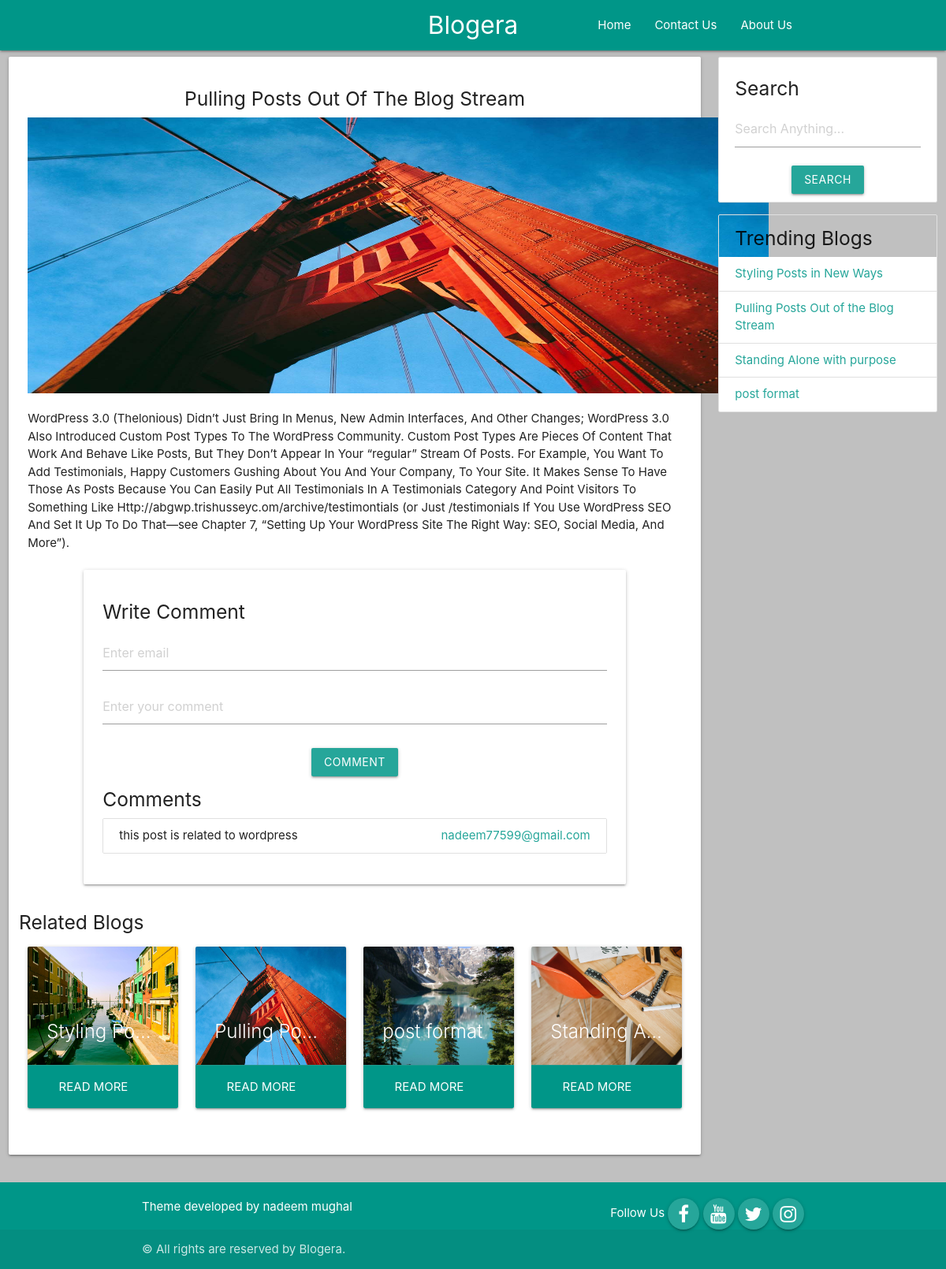
Page /post.php?id=22 on the committed database.
### tables this page shows
CREATE TABLE `posts` (
  `id` int(11) NOT NULL,
  `title` varchar(255) NOT NULL,
  `content` text NOT NULL,
  `author` varchar(100) NOT NULL,
  `image` varchar(200) NOT NULL,
  `view` int(11) NOT NULL
);

CREATE TABLE `comment` (
  `id` int(11) NOT NULL,
  `post_id` int(11) NOT NULL,
  `comment_text` text NOT NULL,
  `email_ocperson` varchar(255) NOT NULL,
  `status` tinyint(1) NOT NULL DEFAULT 0
);

### post.php (the view, shortened to what this page needs)
<?php
include"includes/header.php";
?>
<?php
include"includes/navbar.php";
?>
<div class="row">
    <div class="col l9 m9 s12">
        <?php
            if(isset($_GET['id']))
            {
                $id = $_GET['id'];
                $id = mysqli_real_escape_string($con,$id);
                $id = htmlentities($id,ENT_QUOTES);
                $sql = "select * from posts where id = $id";
                $res = mysqli_query($con,$sql);
                if($res)
                {
                    $row = mysqli_fetch_assoc($res);
                    $title = $row['title'];
                    $content = $row['content'];
                    $title = html_entity_decode($title);
                    $content = html_entity_decode($content);
        ?>
            <div class="card-panel">
            <h5 class="center"><?php echo ucwords($title);  ?></h5>
            <img src="admin/image/<?php echo $row['image']; ?>" alt="" style="height:350px; width:940px;">
                <p><?php echo ucwords($content);  ?></p>
        <div class="row">
            <div class="col l10 offset-l1 m10 offset-m1 s12">
                <div class="card-panel">
                    <h5>Write Comment</h5>
                <form action="comment.php?id=<?php echo $id; ?>" method="POST">
                    <div class="input-field">
                        <input type="email" name="email" id="email" class="validate" placeholder="Enter email">
                    </div>
                    <div class="input-field">
                        <textarea name="comment"  class="materialize-textarea" id="" placeholder="Enter your comment" ></textarea>
                    </div>
                    <div class="center">
                        <input type="submit" value="COMMENT" name="submit" class="btn">
                    </div>
                </form>
                <h5>Comments</h5>
                <ul class="collection">
                <?php
                    $sql4 = "select * from comment where post_id = $id and status=1 order by id DESC";
                    $res4 = mysqli_query($con,$sql4);
                    if($res4)
                    {
                        while($row4 = mysqli_fetch_assoc($res4))
                        {
                ?>
                    <li class="collection-item">
                        <?php echo $row4['comment_text']; ?>
                        <span class="secondary-content"><?php echo $row4['email_ocperson']; ?></span>
                    </li>
                <?php
                        }
                    }
                ?>
                </ul>
                </div>
            </div>
        </div>
                <div class="row">
                    <h5>Related Blogs</h5>
                <?php
        $sql = "select * from posts order by rand() limit 4";
        $res = mysqli_query($con,$sql);
        if(mysqli_num_rows($res)>0)
        {
            while($row = mysqli_fetch_assoc($res))
            {
        ?>
        <div class="col l3 m4 s6">
            <div class="card">
                <div class="card-image">
                <img src="admin/image/<?php echo $row['image']; ?>" alt="" style="height:150px;">
                <span class="card-title truncate"><?php echo html_entity_decode( $row['title']);  ?></span>
                </div>
                <div class="card-action teal center">
                    <a href="post.php?id=<?php echo $row['id']; ?>" class="white-text">Read More</a>
                </div>
            </div>
        </div>
        <?php
            }
        }
        ?>
                </div>
            </div>
        <?php
                }
            }
            else
            {
                header('Location:index.php');
            }
        ?>
    </div>
<?php
include"includes/sidebar.php";
?>
<?php
include"includes/footer.php";
?>

### includes/header.php (shortened to what this page needs)
<!DOCTYPE html>
<html lang="en">
<head>
    <link rel="stylesheet" href="boot/fonts/font-awesome.min.css">
    <link rel="stylesheet" href="boot/fonts/material-icons.css">
    <link rel="stylesheet" href="boot/css/materialize.min.css">
</head>
<body>

### includes/navbar.php (shortened to what this page needs)
<div class="navbar-fixed">
    <nav class="teal">
      <div class="nav-wrapper">
       <div class="container">
       <a href="index.php" class="brand-logo center">Blogera</a>
        <ul class="hide-on-small-and-down right">
          <li><a href="">Home</a></li>
          <li><a href="">Contact Us</a></li>
          <li><a href="">About Us</a></li>
        </ul>
       </div>
      </div>
    </nav>
  </div>

### includes/sidebar.php
<div class="col l3 m3 s12">
<ul class="collection">
    <li class="collection-item">
        <h5>Search</h5>
        <form action="search.php" method="get">
        <div class="input-field">
            <input type="text" name="search" placeholder="Search Anything...">
        </div>
       <div class="center">
       <input type="submit" class="btn text-center" name="submit" value="SEARCH">
       </div>
        </form>
    </li>
</ul>
<div class="collection">
    <div class="collection-header">
        <h5 style="padding-left: 20px;">Trending Blogs</h5>
    </div>
    <?php
    $sql = "select * from posts order by view desc";
    $res = mysqli_query($con,$sql);
    if(mysqli_num_rows($res)>0)
    {
        while($row = mysqli_fetch_assoc($res))
        {
    ?>
    <a href="post.php?id=<?php echo $row['id']; ?>" class="collection-item">
    <?php echo $row['title'] ?>
    </a>
  <?php }} ?>
</div>
</div>
</div>

### includes/footer.php (shortened to what this page needs)
<footer class="page-footer teal">
  <div class="container">
    Theme developed by nadeem mughal
    <span class="right">
      Follow Us
      <a href="" class="btn btn-floating"><i class="fa fa-facebook"></i></a>
      <a href="" class="btn btn-floating"><i class="fa fa-youtube"></i></a>
      <a href="" class="btn btn-floating"><i class="fa fa-twitter"></i></a>
      <a href="" class="btn btn-floating"><i class="fa fa-instagram"></i></a>
    </span>
</div>
    <div class="footer-copyright">
     <div class="container">
     &copy; All rights are reserved by Blogera.
     </div>
    </div>
</footer>
</body>
</html>

### includes/header.php (style rules this page uses)
body { background-color: silver; }

### rows in the picture
posts: title "Pulling Posts Out Of The Blog Stream", image (picture), content "WordPress 3.0 (Thelonious) Didn’t Just Bring In Menus, New Admin Interfaces, And Other Changes; WordPress 3.0 Also Introduced Custom Post Types To The WordPress Community. Custom Post Types Are Pieces Of Content That Work And Behave Like Posts, But They Don’t Appear In Your “regular” Stream Of Posts. For Example, You Want To Add Testimonials, Happy Customers Gushing About You And Your Company, To Your Site. It Makes Sense To Have Those As Posts Because You Can Easily Put All Testimonials In A Testimonials Category And Point Visitors To Something Like Http://abgwp.trishusseyc.om/archive/testimontials (or Just /testimonials If You Use WordPress SEO And Set It Up To Do That—see Chapter 7,…", title "Pulling Po…", title "Pulling Posts Out of the Blog Stream"
comment: comment_text "this post is related to wordpress", email_ocperson "nadeem77599@gmail.com"
posts: image (picture), title "Styling Po…", title "Styling Posts in New Ways"
posts: image (picture), title "post format"
posts: image (picture), title "Standing A…", title "Standing Alone with purpose"
